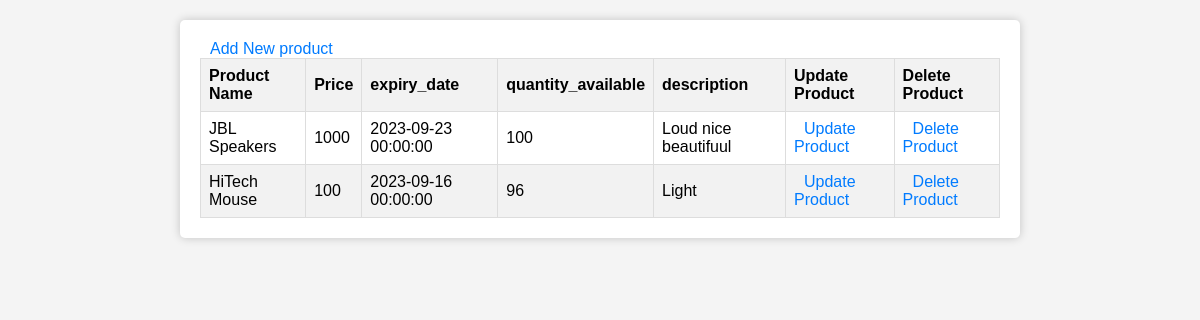
Page /view_category/6 on the earlier database version.
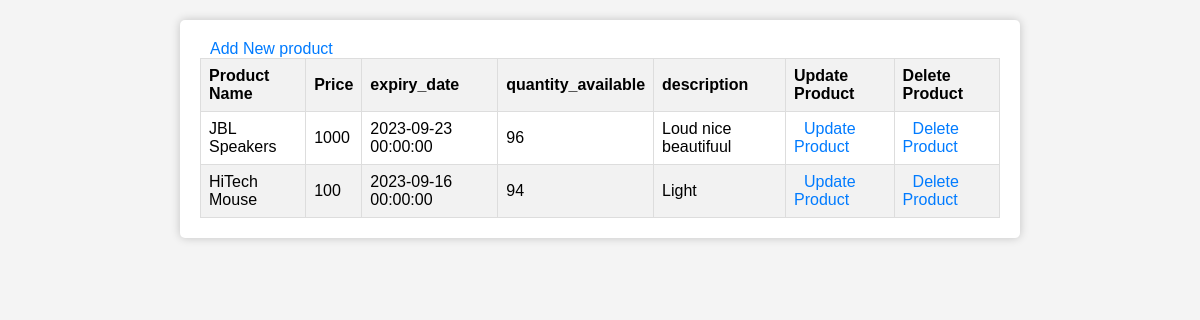
Same page on the later database version.
### models.py (models this page shows)
class Product(db.Model):
        id = db.Column(db.Integer, primary_key = True, autoincrement=True)
        name = db.Column(db.String(200), nullable = False)
        price = db.Column(db.Integer, nullable = False)
        expiry_date = db.Column(db.DateTime , default = datetime.now())
        quantity_available = db.Column(db.Integer, nullable = False)
        section_id = db.Column(db.Integer, db.ForeignKey('section.id'), nullable=False)  # Define a foreign key to establish the relationship
        description = db.Column(db.String(200), nullable = False)

### main.py (the view)
@app.route('/view_category/<int:category_id>', methods=['GET', 'POST'])
def view_category(category_id):
     category= Section.query.get_or_404(category_id)
     print(category.id,category.name)
     products = Product.query.filter_by(section_id=category_id).all()
     return render_template('view_category.html',cat=category,products=products)

### templates/view_category.html (shortened to what this page needs)
<!DOCTYPE html>
<html lang="en">
<head>
</head>
<body>
    <div class="container">
        <a href="/add_product/{{cat.id}}">Add New product</a>
        <table class="styled-table">
            <thead>
                <tr>
                    <th>Product Name</th>
                    <th>Price</th>
                    <th>expiry_date</th>
                    <th>quantity_available</th>
                    <th>description</th>
                    <th>Update Product</th>
                    <th>Delete Product</th>
                </tr>
            </thead>
            <tbody>
                {% for prod in products %}
                    <tr>
                        <td>{{ prod.name }}</td>
                        <td>{{ prod.price }}</td>
                        <td>{{ prod.expiry_date }}</td>
                        <td>{{ prod.quantity_available }}</td>
                        <td>{{ prod.description }}</td>
                        <td><a href="/update_product/{{ prod['id'] }}">Update Product</a></td>
                        <td><a href="/confirm_delete_product/{{ prod['id'] }}">Delete Product</a></td>
                    </tr>
                {% endfor %}
            </tbody>
        </table>
    </div>
</body>
</html>

### templates/view_category.html (style rules this page uses)
body { font-family: Arial, sans-serif; margin: 0; padding: 0; background-color: #f4f4f4; }
.container { max-width: 800px; margin: 20px auto; padding: 20px; background-color: #fff; border-radius: 5px; box-shadow: 0 0 10px rgba(0, 0, 0, 0.2); }
a { text-decoration: none; color: #007BFF; margin-left: 10px; }
.styled-table { border-collapse: collapse; width: 100%; }
.styled-table th, .styled-table td { border: 1px solid #ddd; padding: 8px; text-align: left; }
.styled-table th { background-color: #f2f2f2; }
.styled-table tr:nth-child(even) { background-color: #f2f2f2; }

Differences in the rows shown:
changed Product "JBL Speakers": quantity_available "100" → "96"
changed Product "HiTech Mouse": quantity_available "96" → "94"
